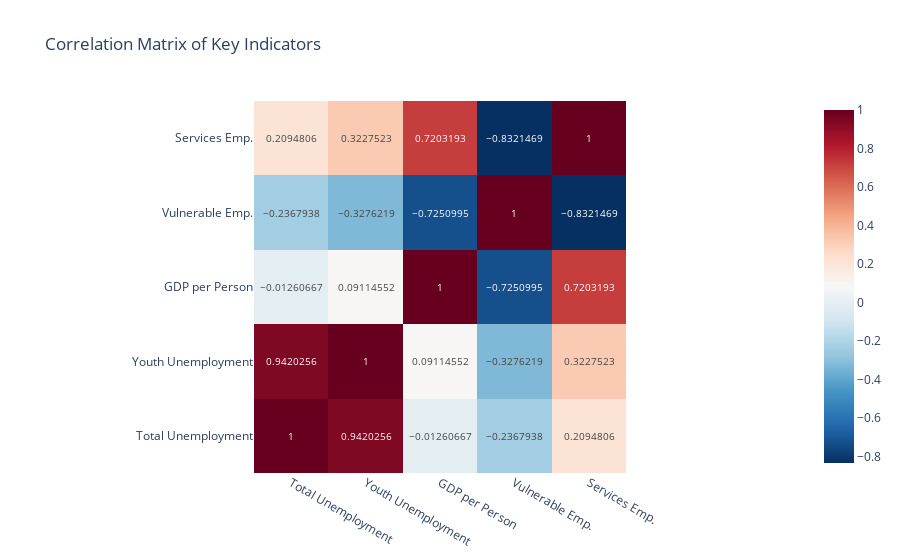

The cell this chart's notebook holds for it:
### Code cell
# --- Viz 6: Correlation Heatmap ---
cols = [col_unemp_total, col_unemp_youth, col_gdp, col_vuln, col_serv]
# Rename columns for cleaner heatmap
cols_renamed = {
    col_unemp_total: 'Total Unemployment',
    col_unemp_youth: 'Youth Unemployment',
    col_gdp: 'GDP per Person',
    col_vuln: 'Vulnerable Emp.',
    col_serv: 'Services Emp.'
}
corr_df = countries_df[cols].rename(columns=cols_renamed)
corr_matrix = corr_df.corr()
fig6 = px.imshow(corr_matrix, text_auto=True, title="Correlation Matrix of Key Indicators",
                 color_continuous_scale='RdBu_r', origin='lower')
fig6.show()

### Figure 1 — Plotly figure (JSON) as saved in the notebook; plotly's stock layout.template omitted (floating-point values rounded to 4 significant figures)
{"data": [{"coloraxis": "coloraxis", "hovertemplate": "x: %{x}<br>y: %{y}<br>color: %{z}<extra></extra>", "name": "0", "texttemplate": "%{z}", "type": "heatmap", "x": ["Total Unemployment", "Youth Unemployment", "GDP per Person", "Vulnerable Emp.", "Services Emp."], "xaxis": "x", "y": ["Total Unemployment", "Youth Unemployment", "GDP per Person", "Vulnerable Emp.", "Services Emp."], "yaxis": "y", "z": [[1.0, 0.942, -0.01261, -0.2368, 0.2095], [0.942, 1.0, 0.09115, -0.3276, 0.3228], [-0.01261, 0.09115, 1.0, -0.7251, 0.7203], [-0.2368, -0.3276, -0.7251, 1.0, -0.8321], [0.2095, 0.3228, 0.7203, -0.8321, 1.0]]}], "layout": {"coloraxis": {"colorscale": [[0, "rgb(5,48,97)"], [0.1, "rgb(33,102,172)"], [0.2, "rgb(67,147,195)"], [0.3, "rgb(146,197,222)"], [0.4, "rgb(209,229,240)"], [0.5, "rgb(247,247,247)"], [0.6, "rgb(253,219,199)"], [0.7, "rgb(244,165,130)"], [0.8, "rgb(214,96,77)"], [0.9, "rgb(178,24,43)"], [1, "rgb(103,0,31)"]]}, "title": {"text": "Correlation Matrix of Key Indicators"}, "xaxis": {"anchor": "y", "constrain": "domain", "domain": [0, 1], "scaleanchor": "y"}, "yaxis": {"anchor": "x", "autorange": true, "constrain": "domain", "domain": [0, 1]}}}
